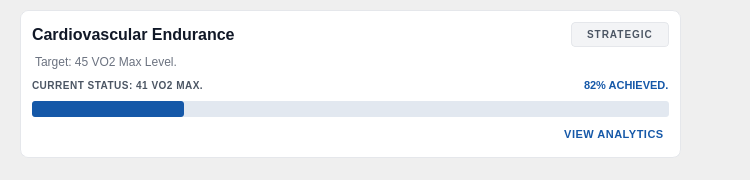
<?xml version="1.0" encoding="UTF-8"?>
<ui version="4.0">
 <class>GoalsCardClass</class>
 <widget class="QWidget" name="GoalsCardClass">
  <property name="geometry">
   <rect>
    <x>0</x>
    <y>0</y>
    <width>750</width>
    <height>180</height>
   </rect>
  </property>
  <property name="windowTitle">
   <string>GoalsCard</string>
  </property>
  <property name="styleSheet">
   <string notr="true">#cardFrame {
    background-color: #FFFFFF;
    border: 1px solid #E5E7EB;
    border-radius: 8px; 
}

#lblTargetName {
    color: #111827;
    font-size: 16px;
    font-weight: bold; 
    border: none;
}

#lblTargetDetails {
    color: #6B7280;
    font-size: 12px;
    border: none;
    margin-top: 2px;
}

#lblCategory {
    background-color: #F3F4F6;
    color: #4B5563;
    font-size: 10px;
    font-weight: 900;
    letter-spacing: 1px;
    padding: 5px 12px;
    border-radius: 4px;
    border: 1px solid #E5E7EB;
}

#lblCurrentStatus {
    color: #4B5563;
    font-size: 10px;
    font-weight: 800;
    letter-spacing: 0.5px;
    border: none;
}

#lblPercentage {
    color: #1558A8;
    font-size: 11px;
    font-weight: 900;
    border: none;
}

#progressBar {
    background-color: #E2E8F0; 
    border: none;
    border-radius: 3px;
    height: 6px; 
    text-align: right; 
    color: transparent; 
}

#progressBar::chunk {
    background-color: #1558A8; 
    border-radius: 3px;
}

#btnAction {
    color: #1558A8;
    font-size: 11px;
    font-weight: 900;
    letter-spacing: 0.5px;
    background-color: transparent;
    border: none;
    padding: 5px;
}

#btnAction:hover {
    color: #0F172A; 
}</string>
  </property>
  <widget class="QFrame" name="cardFrame">
   <property name="geometry">
    <rect>
     <x>20</x>
     <y>10</y>
     <width>661</width>
     <height>148</height>
    </rect>
   </property>
   <property name="styleSheet">
    <string notr="true"/>
   </property>
   <property name="frameShape">
    <enum>QFrame::Shape::StyledPanel</enum>
   </property>
   <property name="frameShadow">
    <enum>QFrame::Shadow::Raised</enum>
   </property>
   <layout class="QVBoxLayout" name="verticalLayout">
    <item>
     <layout class="QHBoxLayout" name="horizontalLayout">
      <item>
       <widget class="QLabel" name="lblTargetName">
        <property name="text">
         <string>Cardiovascular Endurance</string>
        </property>
       </widget>
      </item>
      <item>
       <spacer name="horizontalSpacer">
        <property name="orientation">
         <enum>Qt::Orientation::Horizontal</enum>
        </property>
        <property name="sizeHint" stdset="0">
         <size>
          <width>40</width>
          <height>20</height>
         </size>
        </property>
       </spacer>
      </item>
      <item>
       <widget class="QLabel" name="lblCategory">
        <property name="text">
         <string>STRATEGIC</string>
        </property>
       </widget>
      </item>
     </layout>
    </item>
    <item>
     <widget class="QLabel" name="lblTargetDetails">
      <property name="text">
       <string>Target: 45 VO2 Max Level.</string>
      </property>
     </widget>
    </item>
    <item>
     <layout class="QHBoxLayout" name="horizontalLayout_2">
      <item>
       <widget class="QLabel" name="lblCurrentStatus">
        <property name="text">
         <string>CURRENT STATUS: 41 VO2 MAX.</string>
        </property>
       </widget>
      </item>
      <item>
       <spacer name="horizontalSpacer_2">
        <property name="orientation">
         <enum>Qt::Orientation::Horizontal</enum>
        </property>
        <property name="sizeHint" stdset="0">
         <size>
          <width>40</width>
          <height>20</height>
         </size>
        </property>
       </spacer>
      </item>
      <item>
       <widget class="QLabel" name="lblPercentage">
        <property name="text">
         <string>82% ACHIEVED.</string>
        </property>
       </widget>
      </item>
     </layout>
    </item>
    <item>
     <widget class="QProgressBar" name="progressBar">
      <property name="value">
       <number>24</number>
      </property>
      <property name="textVisible">
       <bool>false</bool>
      </property>
     </widget>
    </item>
    <item>
     <layout class="QHBoxLayout" name="horizontalLayout_3">
      <item>
       <spacer name="horizontalSpacer_3">
        <property name="orientation">
         <enum>Qt::Orientation::Horizontal</enum>
        </property>
        <property name="sizeHint" stdset="0">
         <size>
          <width>40</width>
          <height>20</height>
         </size>
        </property>
       </spacer>
      </item>
      <item>
       <widget class="QPushButton" name="btnAction">
        <property name="text">
         <string>VIEW ANALYTICS</string>
        </property>
       </widget>
      </item>
     </layout>
    </item>
   </layout>
  </widget>
 </widget>
 <layoutdefault spacing="6" margin="11"/>
 <resources/>
 <connections/>
</ui>
